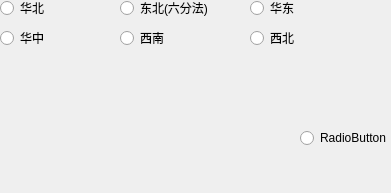
         <widget class="QWidget" name="page_20">
          <property name="geometry">
           <rect>
            <x>0</x>
            <y>0</y>
            <width>391</width>
            <height>193</height>
           </rect>
          </property>
          <attribute name="label">
           <string>按区域六分法</string>
          </attribute>
          <widget class="QRadioButton" name="radioButton_181">
           <property name="geometry">
            <rect>
             <x>0</x>
             <y>0</y>
             <width>89</width>
             <height>16</height>
            </rect>
           </property>
           <property name="text">
            <string>华北</string>
           </property>
          </widget>
          <widget class="QRadioButton" name="radioButton_182">
           <property name="geometry">
            <rect>
             <x>120</x>
             <y>0</y>
             <width>121</width>
             <height>16</height>
            </rect>
           </property>
           <property name="text">
            <string>东北(六分法)</string>
           </property>
          </widget>
          <widget class="QRadioButton" name="radioButton_183">
           <property name="geometry">
            <rect>
             <x>250</x>
             <y>0</y>
             <width>89</width>
             <height>16</height>
            </rect>
           </property>
           <property name="text">
            <string>华东</string>
           </property>
          </widget>
          <widget class="QRadioButton" name="radioButton_184">
           <property name="geometry">
            <rect>
             <x>0</x>
             <y>30</y>
             <width>89</width>
             <height>16</height>
            </rect>
           </property>
           <property name="text">
            <string>华中</string>
           </property>
          </widget>
          <widget class="QRadioButton" name="radioButton_185">
           <property name="geometry">
            <rect>
             <x>120</x>
             <y>30</y>
             <width>89</width>
             <height>16</height>
            </rect>
           </property>
           <property name="text">
            <string>西南</string>
           </property>
          </widget>
          <widget class="QRadioButton" name="radioButton_186">
           <property name="geometry">
            <rect>
             <x>250</x>
             <y>30</y>
             <width>89</width>
             <height>16</height>
            </rect>
           </property>
           <property name="text">
            <string>西北</string>
           </property>
          </widget>
          <widget class="QRadioButton" name="radioButton_187">
           <property name="geometry">
            <rect>
             <x>300</x>
             <y>130</y>
             <width>89</width>
             <height>16</height>
            </rect>
           </property>
           <property name="text">
            <string>RadioButton</string>
           </property>
          </widget>
         </widget>
